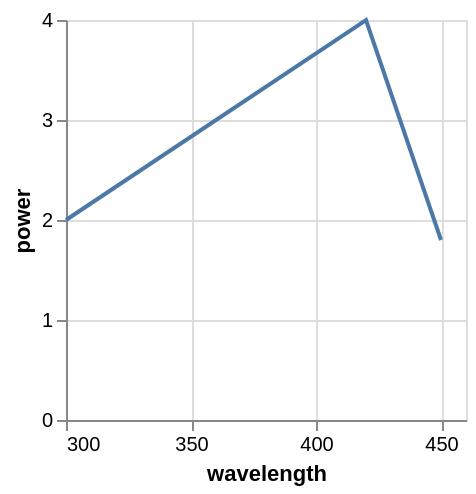

Write the Vega-Lite specification saved for this chart.
### Vega specification from a JSON file in a GitHub repository (floating-point values rounded to 4 significant figures)
{"$schema": "https://vega.github.io/schema/vega/v5.json", "background": "white", "padding": 5, "width": 200, "height": 200, "style": "cell", "data": [{"name": "source_0", "values": [{"wavelength": 250, "power": 1}, {"wavelength": 300, "power": 2}, {"wavelength": 420, "power": 4}, {"wavelength": 450, "power": 1.8}, {"wavelength": 500, "power": 1.1}]}, {"name": "data_0", "source": "source_0", "transform": [{"type": "formula", "expr": "toNumber(datum[\"wavelength\"])", "as": "wavelength"}, {"type": "filter", "expr": "inrange(datum[\"wavelength\"], [300, 450])"}]}], "marks": [{"name": "marks", "type": "line", "style": ["line"], "sort": {"field": "datum[\"wavelength\"]"}, "from": {"data": "data_0"}, "encode": {"update": {"stroke": {"value": "#4c78a8"}, "description": {"signal": "\"wavelength\" + \": \" + (format(datum[\"wavelength\"], \"\")) + \"; \" + \"power\" + \": \" + (format(datum[\"power\"], \"\"))"}, "x": {"scale": "x", "field": "wavelength"}, "y": {"scale": "y", "field": "power"}, "defined": {"signal": "isValid(datum[\"wavelength\"]) && isFinite(+datum[\"wavelength\"]) && isValid(datum[\"power\"]) && isFinite(+datum[\"power\"])"}}}}], "scales": [{"name": "x", "type": "linear", "domain": [300, 450], "range": [0, {"signal": "width"}], "nice": true, "zero": false}, {"name": "y", "type": "linear", "domain": {"data": "data_0", "field": "power"}, "range": [{"signal": "height"}, 0], "nice": true, "zero": true}], "axes": [{"scale": "x", "orient": "bottom", "gridScale": "y", "grid": true, "tickCount": {"signal": "ceil(width/40)"}, "domain": false, "labels": false, "aria": false, "maxExtent": 0, "minExtent": 0, "ticks": false, "zindex": 0}, {"scale": "y", "orient": "left", "gridScale": "x", "grid": true, "tickCount": {"signal": "ceil(height/40)"}, "domain": false, "labels": false, "aria": false, "maxExtent": 0, "minExtent": 0, "ticks": false, "zindex": 0}, {"scale": "x", "orient": "bottom", "grid": false, "title": "wavelength", "labelFlush": true, "labelOverlap": true, "tickCount": {"signal": "ceil(width/40)"}, "zindex": 0}, {"scale": "y", "orient": "left", "grid": false, "title": "power", "labelOverlap": true, "tickCount": {"signal": "ceil(height/40)"}, "zindex": 0}]}
